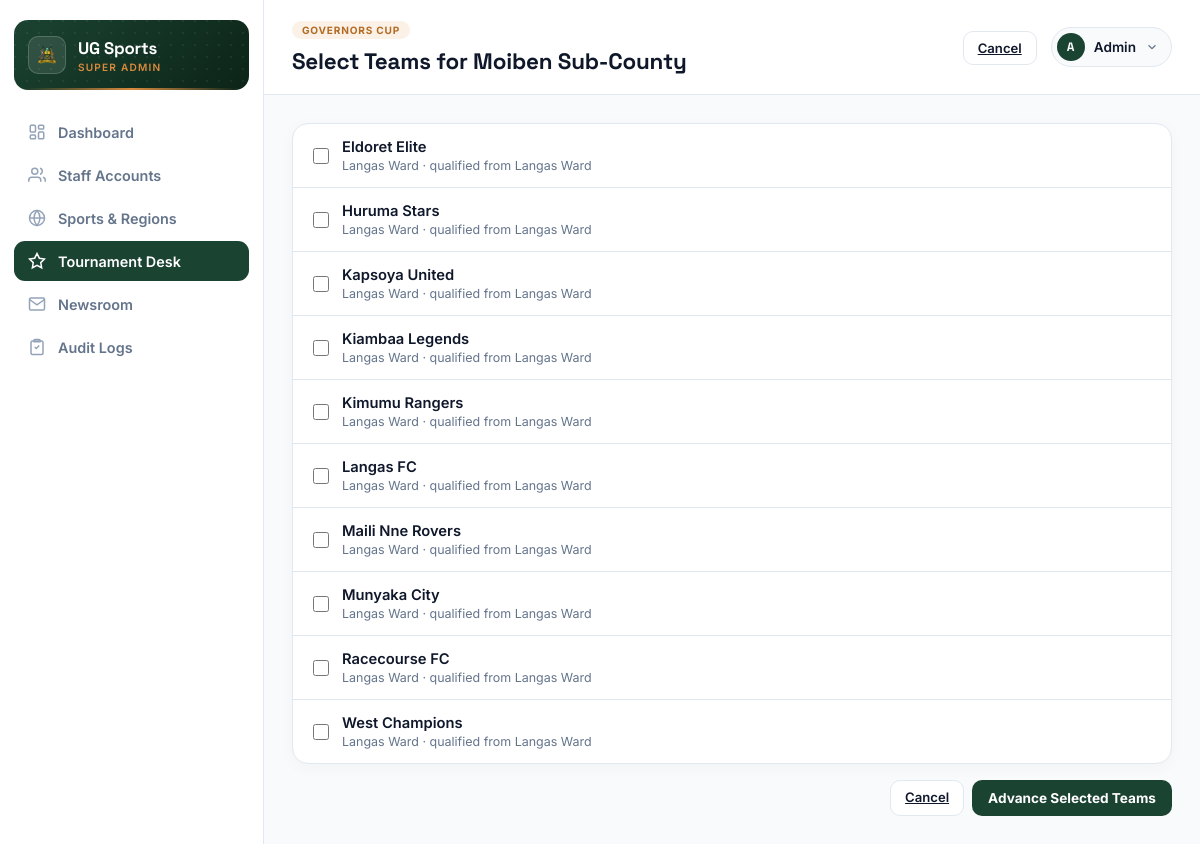
Screenshot of /accounts/phases/2/teams/select/ (signed in) with the database file from the repository.
### accounts/models.py (models this page shows, shortened)
class Phase(models.Model):
    class Stage(models.TextChoices):
        WARD = 'ward', 'Ward Phase'
        SUB_COUNTY = 'sub_county', 'Sub-County Phase'
        COUNTY = 'county', 'County Phase'
        FINAL = 'final', 'Final Phase'
    class Status(models.TextChoices):
        UPCOMING = 'upcoming', 'Upcoming'
        ONGOING = 'ongoing', 'Ongoing'
        COMPLETED = 'completed', 'Completed'
    STAGE_ORDER = {
        Stage.WARD: 1,
        Stage.SUB_COUNTY: 2,
        Stage.COUNTY: 3,
        Stage.FINAL: 4,
    }
    tournament = models.ForeignKey(Tournament, on_delete=models.CASCADE, related_name='phases')
    stage = models.CharField(max_length=20, choices=Stage.choices)
    order = models.PositiveSmallIntegerField(editable=False, default=1)
    status = models.CharField(max_length=20, choices=Status.choices, default=Status.UPCOMING)
    ward = models.ForeignKey(
        Ward, on_delete=models.PROTECT, null=True, blank=True, related_name='phases'
    )
    sub_county = models.ForeignKey(
        SubCounty, on_delete=models.PROTECT, null=True, blank=True, related_name='phases'
    )
    start_date = models.DateField(null=True, blank=True)
    end_date = models.DateField(null=True, blank=True)
    created_by = models.ForeignKey(
        settings.AUTH_USER_MODEL, on_delete=models.SET_NULL, null=True,
        related_name='phases_created'
    )
    created_at = models.DateTimeField(auto_now_add=True)
    class Meta:
        unique_together = ('tournament', 'stage', 'ward', 'sub_county')
        ordering = ['tournament', 'order', 'ward__name', 'sub_county__name']
    @property
    def feeder_phases(self):
        if self.stage == self.Stage.SUB_COUNTY:
            return Phase.objects.filter(
                tournament=self.tournament, stage=self.Stage.WARD, ward__sub_county=self.sub_county
            )
        if self.stage == self.Stage.COUNTY:
            return Phase.objects.filter(tournament=self.tournament, stage=self.Stage.SUB_COUNTY)
        if self.stage == self.Stage.FINAL:
            return Phase.objects.filter(tournament=self.tournament, stage=self.Stage.COUNTY)
        return Phase.objects.none()
    @property
    def scope_label(self):
        if self.ward:
            return f"{self.ward.name} Ward"
        if self.sub_county:
            return f"{self.sub_county.name} Sub-County"
        if self.stage == self.Stage.FINAL:
            return "Final"
        return "County"

class Tournament(models.Model):
    class Status(models.TextChoices):
        UPCOMING = 'upcoming', 'Upcoming'
        ONGOING = 'ongoing', 'Ongoing'
        COMPLETED = 'completed', 'Completed'
    name = models.CharField(max_length=150)
    season = models.CharField(max_length=20, help_text="e.g. '2026'")
    sports = models.ManyToManyField(Sport, related_name='tournaments')
    status = models.CharField(max_length=20, choices=Status.choices, default=Status.UPCOMING)
    ward = models.ForeignKey(
        Ward, on_delete=models.PROTECT, null=True, blank=True, related_name='Tournament'
    )
    sub_county = models.ForeignKey(
        SubCounty, on_delete=models.PROTECT, null=True, blank=True, related_name='Tournament'
    )
    start_date = models.DateField(null=True, blank=True)
    end_date = models.DateField(null=True, blank=True)
    created_by = models.ForeignKey(
        settings.AUTH_USER_MODEL, on_delete=models.SET_NULL, null=True,
        related_name='tournaments_created'
    )
    created_at = models.DateTimeField(auto_now_add=True)
    class Meta:
        ordering = ['-season', 'name']
        unique_together = ('name', 'season')

class SubCounty(models.Model):
    name = models.CharField(max_length=100, unique=True)
    created_at = models.DateTimeField(auto_now_add=True)
    class Meta:
        verbose_name_plural = "Sub-Counties"
        ordering = ['name']

class User(AbstractUser):
    class Role(models.TextChoices):
        SYSTEM_ADMIN = 'system_admin', 'System Admin'
        COUNTY_ICT_OFFICER = 'county_ict', 'County ICT Officer'
        SUB_COUNTY_ADMIN = 'sub_county_admin', 'Sub-County Admin'
        WARD_ADMIN = 'ward_admin', 'Ward Admin'
        TEAM_MANAGER = 'team_manager', 'Team Manager'
    role = models.CharField(max_length=20, choices=Role.choices)
    sub_county = models.ForeignKey(
        SubCounty, on_delete=models.PROTECT, null=True, blank=True, related_name='admins'
    )
    ward = models.ForeignKey(
        Ward, on_delete=models.PROTECT, null=True, blank=True, related_name='admins'
    )
    phone_number = models.CharField(max_length=20, blank=True)

class PhaseEntry(models.Model):
    phase = models.ForeignKey(Phase, on_delete=models.CASCADE, related_name='entries')
    team = models.ForeignKey(Team, on_delete=models.CASCADE, related_name='phase_entries')
    promoted_from = models.ForeignKey(
        'self', on_delete=models.SET_NULL, null=True, blank=True, related_name='promotions'
    )
    registered_at = models.DateTimeField(auto_now_add=True)
    registered_by = models.ForeignKey(
        settings.AUTH_USER_MODEL, on_delete=models.SET_NULL, null=True,
        related_name='entries_registered'
    )
    class Meta:
        unique_together = ('phase', 'team')
        verbose_name_plural = "Phase Entries"

class Team(models.Model):
    name = models.CharField(max_length=120)
    sport = models.ForeignKey(Sport, on_delete=models.PROTECT, related_name='teams')
    ward = models.ForeignKey(Ward, on_delete=models.PROTECT, related_name='teams')
    home_ground = models.CharField(max_length=150, blank=True)
    coach_name = models.CharField(max_length=120, blank=True)
    coach_phone = models.CharField(max_length=20, blank=True)
    created_by = models.ForeignKey(
        settings.AUTH_USER_MODEL, on_delete=models.SET_NULL, null=True,
        related_name='teams_created'
    )
    created_at = models.DateTimeField(auto_now_add=True)
    class Meta:
        unique_together = ('name', 'sport', 'ward')
        ordering = ['name']

class Ward(models.Model):
    sub_county = models.ForeignKey(SubCounty, on_delete=models.CASCADE, related_name='wards')
    name = models.CharField(max_length=100)
    created_at = models.DateTimeField(auto_now_add=True)
    class Meta:
        verbose_name_plural = "Wards"
        unique_together = ('sub_county', 'name')
        ordering = ['sub_county__name', 'name']

### accounts/views.py (the view, shortened to what this page needs)
# urls.py: path('phases/<int:phase_pk>/teams/select/', views.PhaseTeamSelectView, name='phase_team_select'),
@superadmin_admin_required
@login_required(login_url='login_admin')
def PhaseTeamSelectView(request, phase_pk):
    phase = get_object_or_404(Phase, pk=phase_pk)
    if phase.stage == Phase.Stage.WARD:
        messages.error(request, 'Ward phases create teams directly — use "Add Team" instead.')
        return redirect('phase_detail', pk=phase.pk)
    feeder_entries = (
        PhaseEntry.objects
        .filter(phase__in=phase.feeder_phases)
        .exclude(team__phase_entries__phase=phase)  # already entered here
        .select_related('team', 'team__ward', 'phase')
        .order_by('team__name')
    )
    return render(request, 'superadmin_team_select.html', {
        'phase': phase,
        'feeder_entries': feeder_entries,
        'active_nav': 'tournaments',
    })

### accounts/templates/superadmin_team_select.html (shortened to what this page needs)
{% extends "superadmin_base.html" %}
{% block page_eyebrow %}{{ phase.tournament.name }}{% endblock %}
{% block page_title %}Select Teams for {{ phase.scope_label }}{% endblock %}
{% block header_actions %}
<a href="{% url 'phase_detail' phase.pk %}" class="btn-ghost">Cancel</a>
{% endblock %}
{% block content %}
<form method="post">
    <div class="group">
        {% for entry in feeder_entries %}
        <div class="group-row">
            <div class="row-left">
                <input type="checkbox" name="team_ids" value="{{ entry.team.pk }}" id="team-{{ entry.team.pk }}" style="width:16px;height:16px;">
                <label for="team-{{ entry.team.pk }}" style="cursor:pointer;">
                    <div class="cell-main">{{ entry.team.name }}</div>
                    <div class="cell-sub">{{ entry.team.ward.name }} Ward · qualified from {{ entry.phase.scope_label }}</div>
                </label>
            </div>
        </div>
        {% empty %}
        <div class="empty-state">
            <p>No teams available yet from the level below. Teams must be entered and results verified at {{ phase.get_stage_display|lower }}'s feeder stage first.</p>
        </div>
        {% endfor %}
    </div>
    {% if feeder_entries %}
    <div class="form-actions" style="margin-top:16px;">
        <a href="{% url 'phase_detail' phase.pk %}" class="btn-ghost">Cancel</a>
        <button type="submit" class="btn-primary">Advance Selected Teams</button>
    </div>
    {% endif %}
</form>
{% endblock %}

### accounts/templates/superadmin_base.html (shortened to what this page needs)
{% load static %}
<!DOCTYPE html>
<html lang="en">
<head>
</head>
<body>
<div class="dashboard-wrapper">
    <aside class="sidebar" id="sidebar">
        <div class="sidebar-brand">
            <div class="sidebar-crest"><img src="{% static 'UG_LOGO.png' %}" alt="Logo"></div>
            <div class="sidebar-title">
                <h1>UG Sports</h1>
                <p>Super Admin</p>
            </div>
        </div>
        <nav>
            <ul class="nav-menu">
                <li><a href="{% url 'dashboard_admin' %}" class="nav-item {% if active_nav == 'dashboard' %}active{% endif %}">
                    <svg viewBox="0 0 24 24"><rect x="3" y="3" width="7" height="9" rx="1.5"/><rect x="14" y="3" width="7" height="5" rx="1.5"/><rect x="14" y="12" width="7" height="9" rx="1.5"/><rect x="3" y="16" width="7" height="5" rx="1.5"/></svg>
                    Dashboard
                </a></li>
                <li><a href="{% url 'staff_accounts' %}" class="nav-item {% if active_nav == 'staff' %}active{% endif %}">
                    <svg viewBox="0 0 24 24"><path d="M17 21v-2a4 4 0 0 0-4-4H5a4 4 0 0 0-4 4v2"/><circle cx="9" cy="7" r="4"/><path d="M23 21v-2a4 4 0 0 0-3-3.87"/><path d="M16 3.13a4 4 0 0 1 0 7.75"/></svg>
                    Staff Accounts
                </a></li>
                <li><a href="{% url 'sports_regions' %}" class="nav-item {% if active_nav == 'regions' %}active{% endif %}">
                    <svg viewBox="0 0 24 24"><circle cx="12" cy="12" r="10"/><line x1="2" y1="12" x2="22" y2="12"/><path d="M12 2a15.3 15.3 0 0 1 4 10 15.3 15.3 0 0 1-4 10 15.3 15.3 0 0 1-4-10 15.3 15.3 0 0 1 4-10z"/></svg>
                    Sports &amp; Regions
                </a></li>
                <li><a href="{% url 'tournament_desk' %}" class="nav-item {% if active_nav == 'tournaments' %}active{% endif %}">
                    <svg viewBox="0 0 24 24"><path d="M12 2l3.09 6.26L22 9.27l-5 4.87 1.18 6.88L12 17.77l-6.18 3.25L7 14.14 2 9.27l6.91-1.01L12 2z"/></svg>
                    Tournament Desk
                </a></li>
                <li><a href="{% url 'newsroom' %}" class="nav-item {% if active_nav == 'news' %}active{% endif %}">
                    <svg viewBox="0 0 24 24"><path d="M4 4h16c1.1 0 2 .9 2 2v12c0 1.1-.9 2-2 2H4c-1.1 0-2-.9-2-2V6c0-1.1.9-2 2-2z"/><polyline points="22,6 12,13 2,6"/></svg>
                    Newsroom
                </a></li>
                <li><a href="{% url 'audit_log' %}" class="nav-item {% if active_nav == 'audit' %}active{% endif %}">
                    <svg viewBox="0 0 24 24"><path d="M9 2h6a1 1 0 0 1 1 1v2H8V3a1 1 0 0 1 1-1z"/><path d="M6 4h12a2 2 0 0 1 2 2v14a2 2 0 0 1-2 2H6a2 2 0 0 1-2-2V6a2 2 0 0 1 2-2z"/><path d="M9 12l2 2 4-4"/></svg>
                    Audit Logs
                </a></li>
            </ul>
        </nav>
    </aside>
    <main class="main-viewport">
        <header class="top-header-bar">
            <div>
                <div class="eyebrow">{% block page_eyebrow %}Overview{% endblock %}</div>
                <h2>{% block page_title %}Dashboard{% endblock %}</h2>
            </div>
            <div class="header-right">
                <div>{% block header_actions %}{% endblock %}</div>
                <div class="user-pill">
                    <button class="user-pill-trigger" onclick="toggleUserDropdown()">
                        <span class="user-avatar">{{ "A" }}</span>
                        <span class="user-label">{{"Admin" }}</span>
                        <svg viewBox="0 0 24 24" fill="none" stroke-width="2"><polyline points="6 9 12 15 18 9"/></svg>
                    </button>
                </div>
            </div>
        </header>
        <div class="content-area">
            {% block content %}{% endblock %}
        </div>
    </main>
</div>
</body>
</html>

### rows the page displays
Phase: tournament.name "GOVERNORS CUP", scope_label "Moiben Sub-County"
User: username "Admin"
PhaseEntry: team.name "Eldoret Elite", team.ward.name "Langas", phase.scope_label "Langas Ward"
PhaseEntry: team.name "Huruma Stars", team.ward.name "Langas", phase.scope_label "Langas Ward"
PhaseEntry: team.name "Kapsoya United", team.ward.name "Langas", phase.scope_label "Langas Ward"
PhaseEntry: team.name "Kiambaa Legends", team.ward.name "Langas", phase.scope_label "Langas Ward"
PhaseEntry: team.name "Kimumu Rangers", team.ward.name "Langas", phase.scope_label "Langas Ward"
PhaseEntry: team.name "Langas FC", team.ward.name "Langas", phase.scope_label "Langas Ward"
PhaseEntry: team.name "Maili Nne Rovers", team.ward.name "Langas", phase.scope_label "Langas Ward"
PhaseEntry: team.name "Munyaka City", team.ward.name "Langas", phase.scope_label "Langas Ward"
PhaseEntry: team.name "Racecourse FC", team.ward.name "Langas", phase.scope_label "Langas Ward"
PhaseEntry: team.name "West Champions", team.ward.name "Langas", phase.scope_label "Langas Ward"

### other values shown
{{ "A" }} "A"
